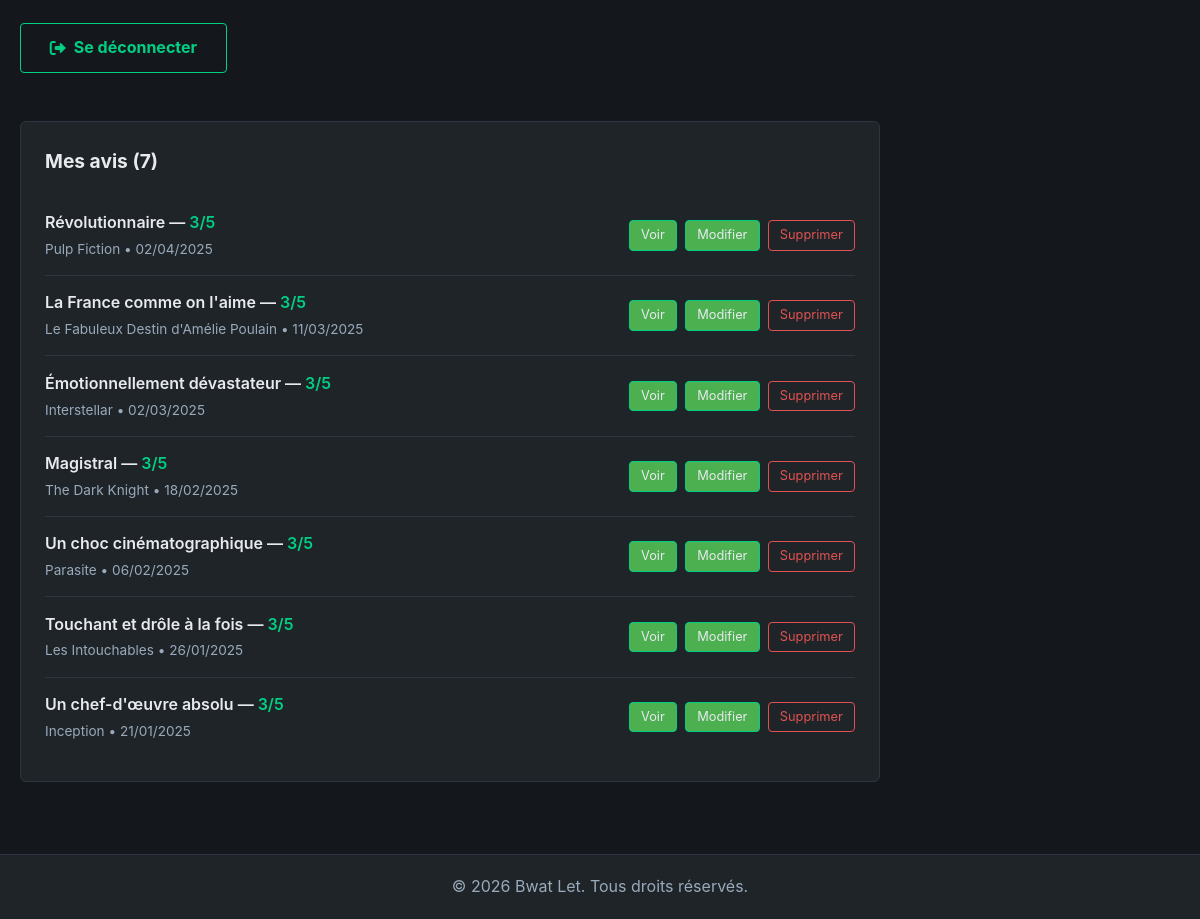
The app's page /profil.php (signed in, lower part), older data.
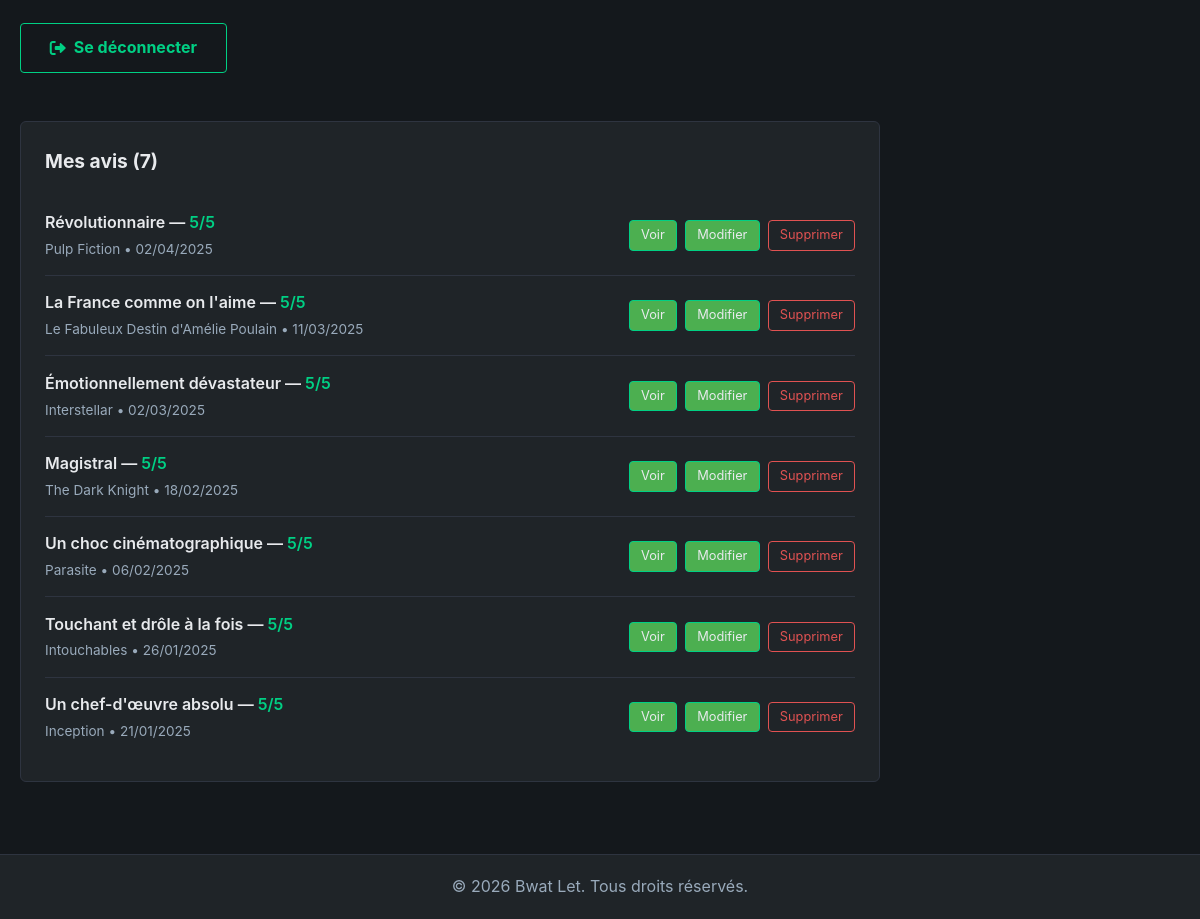
The same page, newer data.
### tables this page shows
CREATE TABLE `avis` (
  `id_avis` bigint(20) UNSIGNED NOT NULL,
  `titre` varchar(255) NOT NULL,
  `texte` text NOT NULL,
  `note` tinyint(3) UNSIGNED NOT NULL,
  `dateCreation` datetime NOT NULL DEFAULT CURRENT_TIMESTAMP,
  `visible` tinyint(1) NOT NULL DEFAULT '1',
  `id_article` bigint(20) UNSIGNED NOT NULL,
  `id_utilisateur` bigint(20) UNSIGNED NOT NULL
);

CREATE TABLE `film` (
  `id_film` bigint(20) UNSIGNED NOT NULL,
  `titre` varchar(255) NOT NULL,
  `synopsis` text NOT NULL,
  `dateSortie` date NOT NULL,
  `duree` int(10) UNSIGNED NOT NULL,
  `paysOrigine` varchar(255) NOT NULL,
  `langue` varchar(255) NOT NULL,
  `affiche` varchar(255) NOT NULL,
  `id_genre` bigint(20) UNSIGNED NOT NULL,
  `id_plateforme` bigint(20) UNSIGNED NOT NULL,
  `id_image` bigint(20) UNSIGNED DEFAULT NULL
);

### php/functions_query.php (called while the page is built, shortened)
<?php
require_once(__DIR__ . '/../includes/functions-DB.php');
function getAvisByUser($mysqli, $id_utilisateur) {
    $id_utilisateur = (int) $id_utilisateur;
    $sql = "SELECT avis.id_avis, avis.titre, avis.note, avis.dateCreation,
                   article.id_article, article.titre AS titreArticle,
                   film.titre AS titreFilm
            FROM avis
                INNER JOIN article ON avis.id_article = article.id_article
                INNER JOIN film ON article.id_film = film.id_film
            WHERE avis.id_utilisateur = $id_utilisateur
              AND avis.visible = TRUE
            ORDER BY avis.dateCreation DESC";
    return readDB($mysqli, $sql);
}

### includes/functions-DB.php (called while the page is built, shortened)
<?php
function readDB($connexion, $sql_input) {
    $resultat = mysqli_query($connexion, $sql_input);
    if (mysqli_num_rows($resultat) === 0) {
        return [];
    }
    return mysqli_fetch_all($resultat, MYSQLI_ASSOC);
}
?>

### profil.php (the view, shortened to what this page needs)
<?php
require_once("includes/functions-DB.php");
require_once("php/functions_query.php");
$user_id = $_SESSION['id_utilisateur'];
$mysqli = connectionDB();
$mes_avis = getAvisByUser($mysqli, $user_id);
?>
<!DOCTYPE html>
<html lang="fr">
<head>
    <link rel="stylesheet" href="styles/style.css">
    <link rel="stylesheet" href="https://cdnjs.cloudflare.com/ajax/libs/font-awesome/6.0.0/css/all.min.css">
</head>
<body>
    <main>
        <section class="profile-section">
            <div class="container">
                <div class="profile-content">
                    <div class="profile-actions">
                        <a href="php/logout.php" class="btn-secondary">
                            <i class="fas fa-sign-out-alt"></i> Se déconnecter
                        </a>
                    </div>
                </div>
            </div>
        </section>
        <section class="profile-section" style="padding-top: 0;">
            <div class="container">
                <div class="profile-card" style="max-width: 860px;">
                    <h2>Mes avis (<?php echo count($mes_avis); ?>)</h2>
                    <?php if (empty($mes_avis)): ?>
                        <p>Vous n'avez pas encore posté d'avis.</p>
                    <?php else: ?>
                        <ul class="profile-list">
                            <?php foreach ($mes_avis as $a): ?>
                                <li class="profile-list-item">
                                    <div>
                                        <div class="profile-list-title">
                                            <?php echo htmlspecialchars($a['titre']); ?>
                                            — <span style="color: var(--accent);"><?php echo $a['note']; ?>/5</span>
                                        </div>
                                        <div class="profile-list-meta">
                                            <?php echo htmlspecialchars($a['titreFilm']); ?>
                                            &bull; <?php echo date('d/m/Y', strtotime($a['dateCreation'])); ?>
                                        </div>
                                    </div>
                                    <div class="profile-list-actions">
                                        <a href="article.php?id=<?php echo $a['id_article']; ?>" class="btn-edit">Voir</a>
                                        <a href="modifier_avis.php?id=<?php echo $a['id_avis']; ?>" class="btn-edit">Modifier</a>
                                        <a href="supprimer_avis.php?id=<?php echo $a['id_avis']; ?>" class="btn-danger-small">Supprimer</a>
                                    </div>
                                </li>
                            <?php endforeach; ?>
                        </ul>
                    <?php endif; ?>
                </div>
            </div>
        </section>
    </main>
    <?php include("static/footer.php"); ?>
</body>
</html>

Row changes from the older to the newer data that the page shows:
changed avis "Révolutionnaire": note "3" → "5"
changed avis "La France comme on l'aime": note "3" → "5"
changed avis "Émotionnellement dévastateur": note "3" → "5"
changed avis "Magistral": note "3" → "5"
changed avis "Un choc cinématographique": note "3" → "5"
changed avis "Touchant et drôle à la fois": note "3" → "5"; film.titre "Les Intouchables" → "Intouchables"
changed avis "Un chef-d'œuvre absolu": note "3" → "5"
